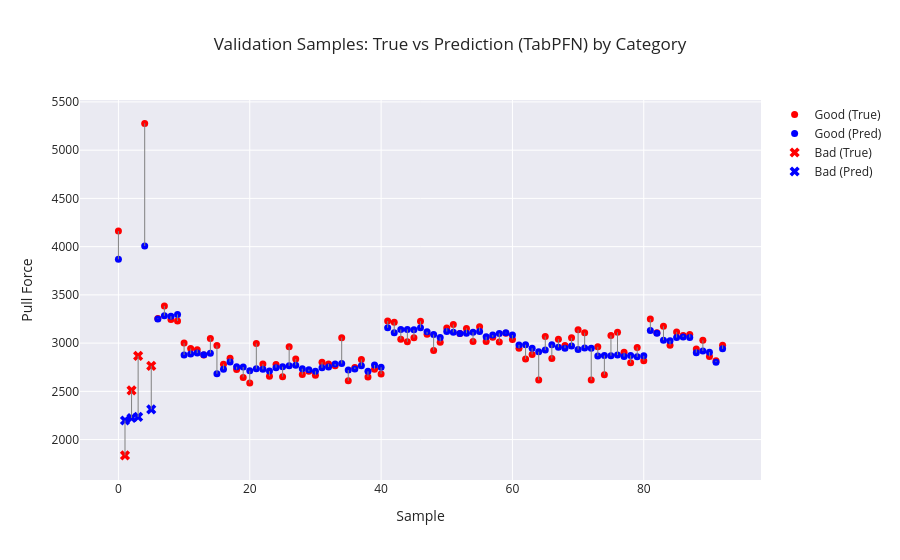

Notebook code for this chart:
### Markdown cell above
# Check Validation Data

### Code cell
# Category array (must be aligned with y_dev)
categories = dev_df.groupby("Sample ID")["Category"].first().values

plot_visualizer(
    true_vals=y_dev,
    pred_vals=final_pred,
    categories=categories,
    title=f"Validation Samples: True vs Prediction (TabPFN) by Category"
)

### Figure 1 — Plotly figure (JSON) as saved in the notebook; plotly's stock layout.template omitted (floating-point values rounded to 4 significant figures)
{"data": [{"marker": {"color": "red", "size": 7, "symbol": "circle"}, "mode": "markers", "name": "Good (True)", "type": "scatter", "x": [0, 4, 6, 7, 8, 9, 10, 11, 12, 13, 14, 15, 16, 17, 18, 19, 20, 21, 22, 23, 24, 25, 26, 27, 28, 29, 30, 31, 32, 33, 34, 35, 36, 37, 38, 39, 40, 41, 42, 43, 44, 45, 46, 47, 48, 49, 50, 51, 52, 53, 54, 55, 56, 57, 58, 59, 60, 61, 62, 63, 64, 65, 66, 67, 68, 69, 70, 71, 72, 73, 74, 75, 76, 77, 78, 79, 80, 81, 82, 83, 84, 85, 86, 87, 88, 89, 90, 91, 92], "y": [4161.0, 5278.0, 3256.0, 3385.0, 3246.0, 3229.0, 3002.0, 2944.0, 2932.0, 2878.0, 3049.0, 2976.0, 2782.0, 2843.0, 2727.0, 2645.0, 2586.0, 2996.0, 2784.0, 2657.0, 2778.0, 2652.0, 2963.0, 2834.0, 2674.0, 2708.0, 2667.0, 2802.0, 2783.0, 2766.0, 3056.0, 2609.0, 2748.0, 2830.0, 2650.0, 2730.0, 2679.0, 3229.0, 3216.0, 3039.0, 3014.0, 3056.0, 3227.0, 3091.0, 2922.0, 3008.0, 3156.0, 3193.0, 3099.0, 3153.0, 3016.0, 3169.0, 3017.0, 3061.0, 3012.0, 3102.0, 3037.0, 2948.0, 2834.0, 2883.0, 2617.0, 3070.0, 2840.0, 3041.0, 2976.0, 3054.0, 3139.0, 3108.0, 2617.0, 2961.0, 2672.0, 3080.0, 3112.0, 2905.0, 2796.0, 2956.0, 2818.0, 3250.0, 3106.0, 3175.0, 2977.0, 3116.0, 3080.0, 3090.0, 2938.0, 3029.0, 2861.0, 2816.0, 2979.0]}, {"marker": {"color": "blue", "size": 7, "symbol": "circle"}, "mode": "markers", "name": "Good (Pred)", "type": "scatter", "x": [0, 4, 6, 7, 8, 9, 10, 11, 12, 13, 14, 15, 16, 17, 18, 19, 20, 21, 22, 23, 24, 25, 26, 27, 28, 29, 30, 31, 32, 33, 34, 35, 36, 37, 38, 39, 40, 41, 42, 43, 44, 45, 46, 47, 48, 49, 50, 51, 52, 53, 54, 55, 56, 57, 58, 59, 60, 61, 62, 63, 64, 65, 66, 67, 68, 69, 70, 71, 72, 73, 74, 75, 76, 77, 78, 79, 80, 81, 82, 83, 84, 85, 86, 87, 88, 89, 90, 91, 92], "y": [3869.0, 4007.0, 3251.0, 3284.0, 3278.0, 3297.0, 2876.0, 2888.0, 2897.0, 2880.0, 2896.0, 2682.0, 2730.0, 2804.0, 2755.0, 2752.0, 2715.0, 2735.0, 2728.0, 2710.0, 2745.0, 2755.0, 2765.0, 2769.0, 2734.0, 2725.0, 2708.0, 2744.0, 2754.0, 2784.0, 2788.0, 2720.0, 2731.0, 2765.0, 2707.0, 2773.0, 2749.0, 3158.0, 3108.0, 3141.0, 3142.0, 3138.0, 3159.0, 3117.0, 3089.0, 3059.0, 3120.0, 3112.0, 3100.0, 3103.0, 3113.0, 3121.0, 3066.0, 3084.0, 3101.0, 3107.0, 3084.0, 2982.0, 2983.0, 2947.0, 2910.0, 2928.0, 2983.0, 2956.0, 2948.0, 2971.0, 2933.0, 2949.0, 2947.0, 2867.0, 2871.0, 2869.0, 2876.0, 2861.0, 2873.0, 2858.0, 2869.0, 3132.0, 3102.0, 3030.0, 3025.0, 3057.0, 3063.0, 3058.0, 2901.0, 2919.0, 2906.0, 2803.0, 2941.0]}, {"marker": {"color": "red", "size": 9, "symbol": "x"}, "mode": "markers", "name": "Bad (True)", "type": "scatter", "x": [1, 2, 3, 5], "y": [1836.0, 2510.0, 2867.0, 2764.0]}, {"marker": {"color": "blue", "size": 9, "symbol": "x"}, "mode": "markers", "name": "Bad (Pred)", "type": "scatter", "x": [1, 2, 3, 5], "y": [2198.0, 2224.0, 2235.0, 2314.0]}, {"line": {"color": "gray", "width": 1}, "mode": "lines", "showlegend": false, "type": "scatter", "x": [0, 0], "y": [4161.0, 3869.0]}, {"line": {"color": "gray", "width": 1}, "mode": "lines", "showlegend": false, "type": "scatter", "x": [1, 1], "y": [1836.0, 2198.0]}, {"line": {"color": "gray", "width": 1}, "mode": "lines", "showlegend": false, "type": "scatter", "x": [2, 2], "y": [2510.0, 2224.0]}, {"line": {"color": "gray", "width": 1}, "mode": "lines", "showlegend": false, "type": "scatter", "x": [3, 3], "y": [2867.0, 2235.0]}, {"line": {"color": "gray", "width": 1}, "mode": "lines", "showlegend": false, "type": "scatter", "x": [4, 4], "y": [5278.0, 4007.0]}, {"line": {"color": "gray", "width": 1}, "mode": "lines", "showlegend": false, "type": "scatter", "x": [5, 5], "y": [2764.0, 2314.0]}, {"line": {"color": "gray", "width": 1}, "mode": "lines", "showlegend": false, "type": "scatter", "x": [6, 6], "y": [3256.0, 3251.0]}, {"line": {"color": "gray", "width": 1}, "mode": "lines", "showlegend": false, "type": "scatter", "x": [7, 7], "y": [3385.0, 3284.0]}, {"line": {"color": "gray", "width": 1}, "mode": "lines", "showlegend": false, "type": "scatter", "x": [8, 8], "y": [3246.0, 3278.0]}, {"line": {"color": "gray", "width": 1}, "mode": "lines", "showlegend": false, "type": "scatter", "x": [9, 9], "y": [3229.0, 3297.0]}, {"line": {"color": "gray", "width": 1}, "mode": "lines", "showlegend": false, "type": "scatter", "x": [10, 10], "y": [3002.0, 2876.0]}, {"line": {"color": "gray", "width": 1}, "mode": "lines", "showlegend": false, "type": "scatter", "x": [11, 11], "y": [2944.0, 2888.0]}, {"line": {"color": "gray", "width": 1}, "mode": "lines", "showlegend": false, "type": "scatter", "x": [12, 12], "y": [2932.0, 2897.0]}, {"line": {"color": "gray", "width": 1}, "mode": "lines", "showlegend": false, "type": "scatter", "x": [13, 13], "y": [2878.0, 2880.0]}, {"line": {"color": "gray", "width": 1}, "mode": "lines", "showlegend": false, "type": "scatter", "x": [14, 14], "y": [3049.0, 2896.0]}, {"line": {"color": "gray", "width": 1}, "mode": "lines", "showlegend": false, "type": "scatter", "x": [15, 15], "y": [2976.0, 2682.0]}, {"line": {"color": "gray", "width": 1}, "mode": "lines", "showlegend": false, "type": "scatter", "x": [16, 16], "y": [2782.0, 2730.0]}, {"line": {"color": "gray", "width": 1}, "mode": "lines", "showlegend": false, "type": "scatter", "x": [17, 17], "y": [2843.0, 2804.0]}, {"line": {"color": "gray", "width": 1}, "mode": "lines", "showlegend": false, "type": "scatter", "x": [18, 18], "y": [2727.0, 2755.0]}, {"line": {"color": "gray", "width": 1}, "mode": "lines", "showlegend": false, "type": "scatter", "x": [19, 19], "y": [2645.0, 2752.0]}, {"line": {"color": "gray", "width": 1}, "mode": "lines", "showlegend": false, "type": "scatter", "x": [20, 20], "y": [2586.0, 2715.0]}, {"line": {"color": "gray", "width": 1}, "mode": "lines", "showlegend": false, "type": "scatter", "x": [21, 21], "y": [2996.0, 2735.0]}, {"line": {"color": "gray", "width": 1}, "mode": "lines", "showlegend": false, "type": "scatter", "x": [22, 22], "y": [2784.0, 2728.0]}, {"line": {"color": "gray", "width": 1}, "mode": "lines", "showlegend": false, "type": "scatter", "x": [23, 23], "y": [2657.0, 2710.0]}, {"line": {"color": "gray", "width": 1}, "mode": "lines", "showlegend": false, "type": "scatter", "x": [24, 24], "y": [2778.0, 2745.0]}, {"line": {"color": "gray", "width": 1}, "mode": "lines", "showlegend": false, "type": "scatter", "x": [25, 25], "y": [2652, 2755.0]}, {"line": {"color": "gray", "width": 1}, "mode": "lines", "showlegend": false, "type": "scatter", "x": [26, 26], "y": [2963, 2765.0]}, {"line": {"color": "gray", "width": 1}, "mode": "lines", "showlegend": false, "type": "scatter", "x": [27, 27], "y": [2834.0, 2769.0]}, {"line": {"color": "gray", "width": 1}, "mode": "lines", "showlegend": false, "type": "scatter", "x": [28, 28], "y": [2674.0, 2734.0]}, {"line": {"color": "gray", "width": 1}, "mode": "lines", "showlegend": false, "type": "scatter", "x": [29, 29], "y": [2708.0, 2725.0]}, {"line": {"color": "gray", "width": 1}, "mode": "lines", "showlegend": false, "type": "scatter", "x": [30, 30], "y": [2667.0, 2708.0]}, {"line": {"color": "gray", "width": 1}, "mode": "lines", "showlegend": false, "type": "scatter", "x": [31, 31], "y": [2802.0, 2744.0]}, {"line": {"color": "gray", "width": 1}, "mode": "lines", "showlegend": false, "type": "scatter", "x": [32, 32], "y": [2783, 2754.0]}, {"line": {"color": "gray", "width": 1}, "mode": "lines", "showlegend": false, "type": "scatter", "x": [33, 33], "y": [2766.0, 2784.0]}, {"line": {"color": "gray", "width": 1}, "mode": "lines", "showlegend": false, "type": "scatter", "x": [34, 34], "y": [3056.0, 2788.0]}, {"line": {"color": "gray", "width": 1}, "mode": "lines", "showlegend": false, "type": "scatter", "x": [35, 35], "y": [2609.0, 2720.0]}, {"line": {"color": "gray", "width": 1}, "mode": "lines", "showlegend": false, "type": "scatter", "x": [36, 36], "y": [2748.0, 2731.0]}, {"line": {"color": "gray", "width": 1}, "mode": "lines", "showlegend": false, "type": "scatter", "x": [37, 37], "y": [2830, 2765.0]}, {"line": {"color": "gray", "width": 1}, "mode": "lines", "showlegend": false, "type": "scatter", "x": [38, 38], "y": [2650.0, 2707.0]}, {"line": {"color": "gray", "width": 1}, "mode": "lines", "showlegend": false, "type": "scatter", "x": [39, 39], "y": [2730.0, 2773.0]}, {"line": {"color": "gray", "width": 1}, "mode": "lines", "showlegend": false, "type": "scatter", "x": [40, 40], "y": [2679.0, 2749.0]}, {"line": {"color": "gray", "width": 1}, "mode": "lines", "showlegend": false, "type": "scatter", "x": [41, 41], "y": [3229.0, 3158.0]}, {"line": {"color": "gray", "width": 1}, "mode": "lines", "showlegend": false, "type": "scatter", "x": [42, 42], "y": [3216, 3108.0]}, {"line": {"color": "gray", "width": 1}, "mode": "lines", "showlegend": false, "type": "scatter", "x": [43, 43], "y": [3039, 3141.0]}, {"line": {"color": "gray", "width": 1}, "mode": "lines", "showlegend": false, "type": "scatter", "x": [44, 44], "y": [3014.0, 3142.0]}, {"line": {"color": "gray", "width": 1}, "mode": "lines", "showlegend": false, "type": "scatter", "x": [45, 45], "y": [3056.0, 3138.0]}, {"line": {"color": "gray", "width": 1}, "mode": "lines", "showlegend": false, "type": "scatter", "x": [46, 46], "y": [3227.0, 3159.0]}, {"line": {"color": "gray", "width": 1}, "mode": "lines", "showlegend": false, "type": "scatter", "x": [47, 47], "y": [3091, 3117.0]}, {"line": {"color": "gray", "width": 1}, "mode": "lines", "showlegend": false, "type": "scatter", "x": [48, 48], "y": [2922.0, 3089.0]}, {"line": {"color": "gray", "width": 1}, "mode": "lines", "showlegend": false, "type": "scatter", "x": [49, 49], "y": [3008.0, 3059.0]}, {"line": {"color": "gray", "width": 1}, "mode": "lines", "showlegend": false, "type": "scatter", "x": [50, 50], "y": [3156.0, 3120.0]}, {"line": {"color": "gray", "width": 1}, "mode": "lines", "showlegend": false, "type": "scatter", "x": [51, 51], "y": [3193.0, 3112.0]}, {"line": {"color": "gray", "width": 1}, "mode": "lines", "showlegend": false, "type": "scatter", "x": [52, 52], "y": [3099.0, 3100.0]}, {"line": {"color": "gray", "width": 1}, "mode": "lines", "showlegend": false, "type": "scatter", "x": [53, 53], "y": [3153.0, 3103.0]}, {"line": {"color": "gray", "width": 1}, "mode": "lines", "showlegend": false, "type": "scatter", "x": [54, 54], "y": [3016.0, 3113.0]}, {"line": {"color": "gray", "width": 1}, "mode": "lines", "showlegend": false, "type": "scatter", "x": [55, 55], "y": [3169.0, 3121.0]}, {"line": {"color": "gray", "width": 1}, "mode": "lines", "showlegend": false, "type": "scatter", "x": [56, 56], "y": [3017.0, 3066.0]}, {"line": {"color": "gray", "width": 1}, "mode": "lines", "showlegend": false, "type": "scatter", "x": [57, 57], "y": [3061.0, 3084.0]}, {"line": {"color": "gray", "width": 1}, "mode": "lines", "showlegend": false, "type": "scatter", "x": [58, 58], "y": [3012, 3101.0]}, {"line": {"color": "gray", "width": 1}, "mode": "lines", "showlegend": false, "type": "scatter", "x": [59, 59], "y": [3102.0, 3107.0]}, {"line": {"color": "gray", "width": 1}, "mode": "lines", "showlegend": false, "type": "scatter", "x": [60, 60], "y": [3037.0, 3084.0]}, {"line": {"color": "gray", "width": 1}, "mode": "lines", "showlegend": false, "type": "scatter", "x": [61, 61], "y": [2948, 2982.0]}, {"line": {"color": "gray", "width": 1}, "mode": "lines", "showlegend": false, "type": "scatter", "x": [62, 62], "y": [2834.0, 2983.0]}, {"line": {"color": "gray", "width": 1}, "mode": "lines", "showlegend": false, "type": "scatter", "x": [63, 63], "y": [2883.0, 2947.0]}, {"line": {"color": "gray", "width": 1}, "mode": "lines", "showlegend": false, "type": "scatter", "x": [64, 64], "y": [2617.0, 2910.0]}, {"line": {"color": "gray", "width": 1}, "mode": "lines", "showlegend": false, "type": "scatter", "x": [65, 65], "y": [3070.0, 2928.0]}, {"line": {"color": "gray", "width": 1}, "mode": "lines", "showlegend": false, "type": "scatter", "x": [66, 66], "y": [2840.0, 2983.0]}, {"line": {"color": "gray", "width": 1}, "mode": "lines", "showlegend": false, "type": "scatter", "x": [67, 67], "y": [3041.0, 2956.0]}, {"line": {"color": "gray", "width": 1}, "mode": "lines", "showlegend": false, "type": "scatter", "x": [68, 68], "y": [2976.0, 2948.0]}, {"line": {"color": "gray", "width": 1}, "mode": "lines", "showlegend": false, "type": "scatter", "x": [69, 69], "y": [3054.0, 2971.0]}, {"line": {"color": "gray", "width": 1}, "mode": "lines", "showlegend": false, "type": "scatter", "x": [70, 70], "y": [3139.0, 2933.0]}, {"line": {"color": "gray", "width": 1}, "mode": "lines", "showlegend": false, "type": "scatter", "x": [71, 71], "y": [3108.0, 2949.0]}, {"line": {"color": "gray", "width": 1}, "mode": "lines", "showlegend": false, "type": "scatter", "x": [72, 72], "y": [2617.0, 2947.0]}, {"line": {"color": "gray", "width": 1}, "mode": "lines", "showlegend": false, "type": "scatter", "x": [73, 73], "y": [2961.0, 2867.0]}, {"line": {"color": "gray", "width": 1}, "mode": "lines", "showlegend": false, "type": "scatter", "x": [74, 74], "y": [2672.0, 2871.0]}, {"line": {"color": "gray", "width": 1}, "mode": "lines", "showlegend": false, "type": "scatter", "x": [75, 75], "y": [3080.0, 2869.0]}, {"line": {"color": "gray", "width": 1}, "mode": "lines", "showlegend": false, "type": "scatter", "x": [76, 76], "y": [3112.0, 2876.0]}, {"line": {"color": "gray", "width": 1}, "mode": "lines", "showlegend": false, "type": "scatter", "x": [77, 77], "y": [2905, 2861.0]}, {"line": {"color": "gray", "width": 1}, "mode": "lines", "showlegend": false, "type": "scatter", "x": [78, 78], "y": [2796.0, 2873.0]}, {"line": {"color": "gray", "width": 1}, "mode": "lines", "showlegend": false, "type": "scatter", "x": [79, 79], "y": [2956.0, 2858.0]}, {"line": {"color": "gray", "width": 1}, "mode": "lines", "showlegend": false, "type": "scatter", "x": [80, 80], "y": [2818.0, 2869.0]}, {"line": {"color": "gray", "width": 1}, "mode": "lines", "showlegend": false, "type": "scatter", "x": [81, 81], "y": [3250.0, 3132.0]}, {"line": {"color": "gray", "width": 1}, "mode": "lines", "showlegend": false, "type": "scatter", "x": [82, 82], "y": [3106.0, 3102.0]}, {"line": {"color": "gray", "width": 1}, "mode": "lines", "showlegend": false, "type": "scatter", "x": [83, 83], "y": [3175.0, 3030.0]}, {"line": {"color": "gray", "width": 1}, "mode": "lines", "showlegend": false, "type": "scatter", "x": [84, 84], "y": [2977.0, 3025.0]}, {"line": {"color": "gray", "width": 1}, "mode": "lines", "showlegend": false, "type": "scatter", "x": [85, 85], "y": [3116.0, 3057.0]}, {"line": {"color": "gray", "width": 1}, "mode": "lines", "showlegend": false, "type": "scatter", "x": [86, 86], "y": [3080.0, 3063.0]}, {"line": {"color": "gray", "width": 1}, "mode": "lines", "showlegend": false, "type": "scatter", "x": [87, 87], "y": [3090.0, 3058.0]}, {"line": {"color": "gray", "width": 1}, "mode": "lines", "showlegend": false, "type": "scatter", "x": [88, 88], "y": [2938.0, 2901.0]}, {"line": {"color": "gray", "width": 1}, "mode": "lines", "showlegend": false, "type": "scatter", "x": [89, 89], "y": [3029.0, 2919.0]}, {"line": {"color": "gray", "width": 1}, "mode": "lines", "showlegend": false, "type": "scatter", "x": [90, 90], "y": [2861.0, 2906.0]}, {"line": {"color": "gray", "width": 1}, "mode": "lines", "showlegend": false, "type": "scatter", "x": [91, 91], "y": [2816.0, 2803.0]}, {"line": {"color": "gray", "width": 1}, "mode": "lines", "showlegend": false, "type": "scatter", "x": [92, 92], "y": [2979.0, 2941.0]}], "layout": {"title": {"text": "Validation Samples: True vs Prediction (TabPFN) by Category"}, "xaxis": {"title": {"text": "Sample"}}, "yaxis": {"title": {"text": "Pull Force"}}}}
